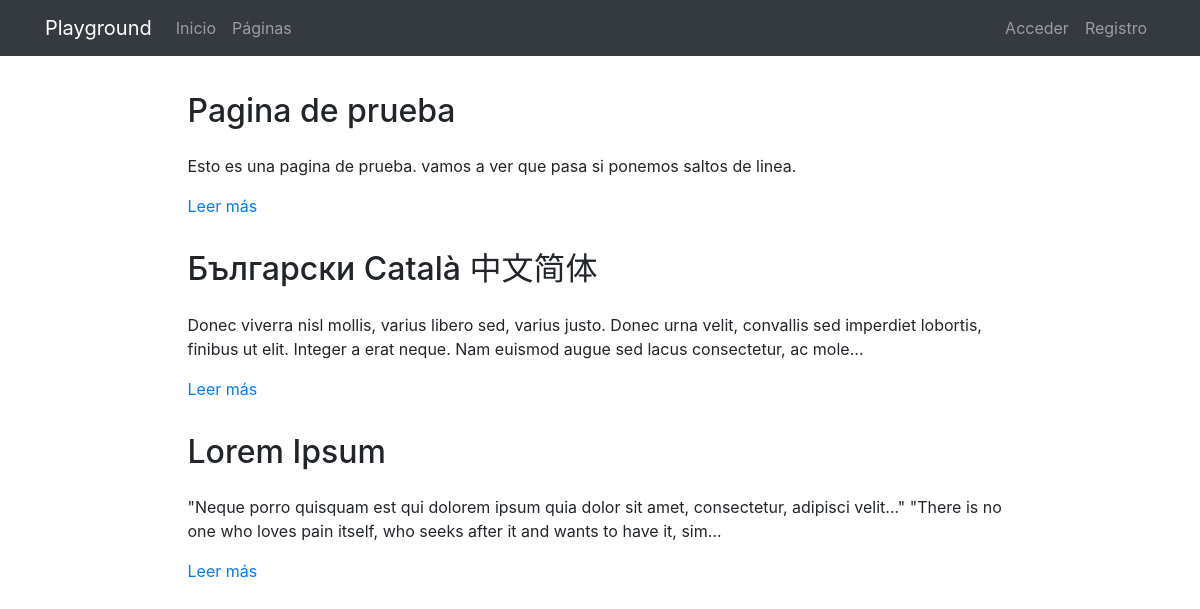
The page /pages/ on the database its author committed.
### pages/models.py (models this page shows, shortened)
class Page(models.Model):
    title = models.CharField(verbose_name="Título", max_length=200)
    content = RichTextField(verbose_name="Contenido")
    order = models.SmallIntegerField(verbose_name="Orden", default=0)
    created = models.DateTimeField(auto_now_add=True, verbose_name="Fecha de creación")
    updated = models.DateTimeField(auto_now=True, verbose_name="Fecha de edición")
    class Meta:
        verbose_name = "página"
        verbose_name_plural = "páginas"
        ordering = ['order', 'title']

### pages/views.py (the view)
# urls.py: path('', PageListView.as_view(), name='pages'),
class PageListView(ListView):
    model = Page

### pages/templates/pages/page_list.html (shortened to what this page needs)
{% extends 'core/base.html' %}
{% load static %}
{% block content %}
{% include 'pages/includes/pages_menu.html' %}
<main role="main">
  <div class="container mb-4">
    {% for page in page_list|dictsort:"id" reversed %}
      <div class="row mt-3">
        <div class="col-md-9 mx-auto">
          <h2 class="mb-4">{{page.title}}</h2>
          <div>
            <p>{{page.content|striptags|safe|truncatechars:"200"}}</p>
            <p><a href="{% url 'pages:page' page.id page.title|slugify %}">Leer más</a>
            </p>
          </div>
        </div>
      </div>
    {% endfor %}
  </div>
</main>
{% endblock %}

### core/templates/core/base.html (shortened to what this page needs)
<!DOCTYPE html>
<html lang="es">
  <head>
    {% load static %}
    <link href="{% static 'core/vendor/bootstrap/css/bootstrap.min.css' %}" rel="stylesheet">
    <link href="{% static 'core/vendor/font-awesome/css/font-awesome.min.css' %}" rel="stylesheet" type="text/css">
    <link href="{% static 'core/css/main.css' %}" rel="stylesheet">
  </head>
  <body>
    <body>
      <nav class="navbar navbar-expand-lg navbar-dark bg-dark">
        <div class="container">
          <a class="navbar-brand" href="{% url 'home' %}">Playground</a>
          <div class="collapse navbar-collapse" id="ned">
            <ul class="navbar-nav mr-auto">
              <li class="nav-item">
                <a class="nav-link" href="{% url 'home' %}">Inicio</a>
              </li>
              <li class="nav-item">
                <a class="nav-link" href="{% url 'pages:pages' %}">Páginas</a>
              </li>
            </ul>
            <ul class="navbar-nav">
              {% if not request.user.is_authenticated %}
                <li class="nav-item">
                  <a class="nav-link" href="{% url 'login' %}">Acceder</a>
                </li>
                <li class="nav-item">
                  <a class="nav-link" href="{% url 'signup' %}">Registro</a>
                </li>
              {% endif %}
            </ul>
          </div>
        </div>
      </nav>
      {% block content %}{% endblock %}
  </body>
</html>

### pages/templates/pages/includes/pages_menu.html (shortened to what this page needs)
{% load static %}
<link href="{% static 'pages/css/custom_ckeditor.css' %}" rel="stylesheet">

### core/static/core/css/main.css (style rules this page uses)
main { padding-top: 20px; }
:root { --jumbotron-padding-y: 3rem; }

### rows shown on the page
Page: title "Pagina de prueba", content "Esto es una pagina de prueba. vamos a ver que pasa si ponemos saltos de linea."
Page: title "Български Català 中文简体", content "Donec viverra nisl mollis, varius libero sed, varius justo. Donec urna velit, convallis sed imperdiet lobortis, finibus ut elit. Integer a erat neque. Nam euismod augue sed lacus consectetur, ac mole…"
Page: title "Lorem Ipsum", content "\"Neque porro quisquam est qui dolorem ipsum quia dolor sit amet, consectetur, adipisci velit...\" \"There is no one who loves pain itself, who seeks after it and wants to have it, sim…"
